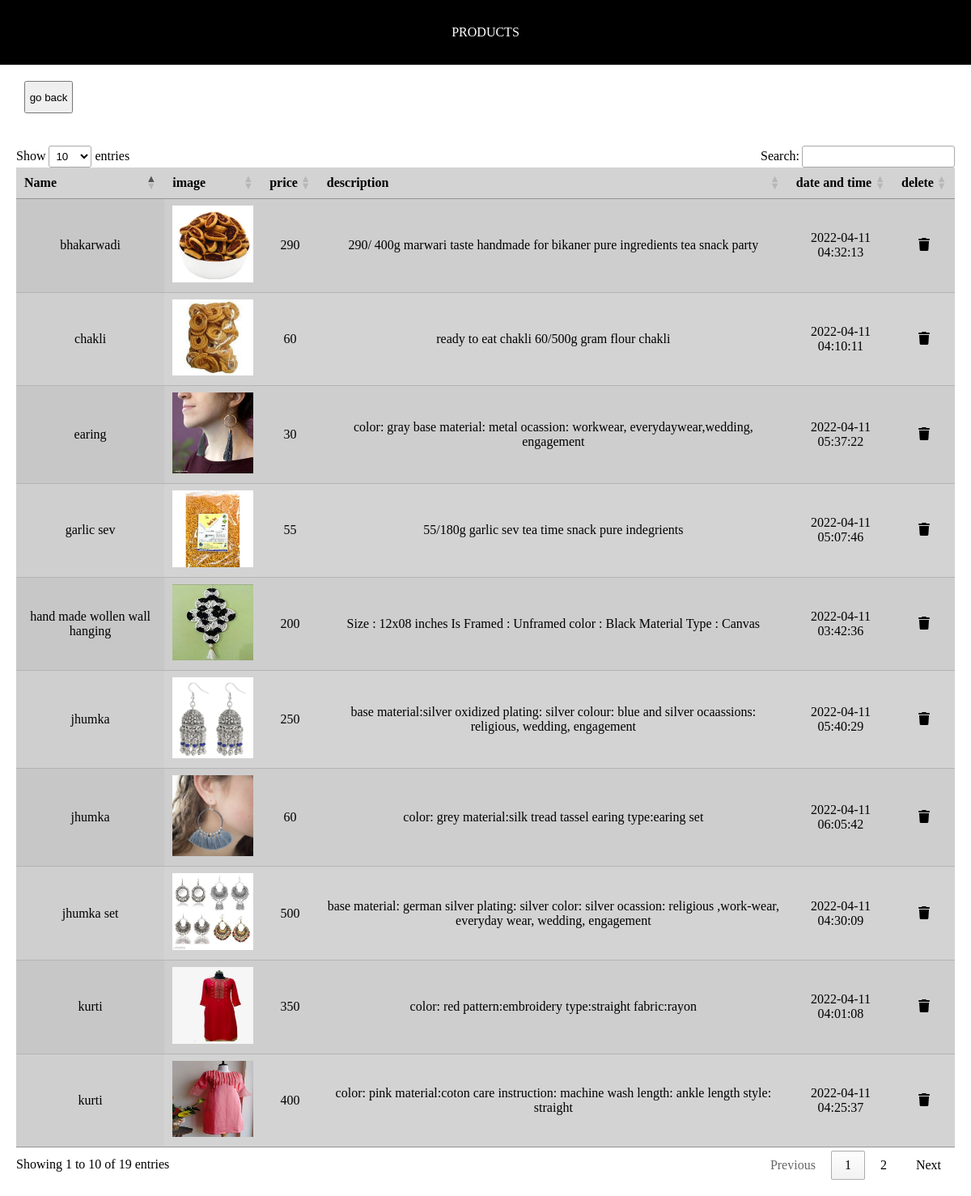
Screenshot of /admin_area/viewproduct.php with the database file from the repository.
### tables this page shows
CREATE TABLE `products` (
  `product_ID` int(10) NOT NULL,
  `cat_ID` int(10) NOT NULL,
  `date` timestamp NOT NULL DEFAULT current_timestamp() ON UPDATE current_timestamp(),
  `product_title` text NOT NULL,
  `product_img1` text NOT NULL,
  `product_price` int(10) NOT NULL,
  `product_desc` text NOT NULL,
  `product_status` text NOT NULL,
  `keyword` text NOT NULL
);

### admin_area/viewproduct.php (the view, shortened to what this page needs)
<?php
include('includes/db.php');
?>
<!DOCTYPE html>
<html lang="en">
<head>
    <link rel="stylesheet" href="https://cdn.datatables.net/1.11.5/css/jquery.dataTables.min.css">
    <link rel="stylesheet" href="https://cdnjs.cloudflare.com/ajax/libs/font-awesome/6.0.0-beta2/css/all.min.css">
</head>
<body>
<div class="title">
  <p>
  PRODUCTS
  </p>
</div>
<div class="title-home">
 <button><a href="dashboard.php">go back</a></button>
</div>
<div class="conatiner">
<table id="example" class="display" style="width:100%">
        <thead>
            <tr>
                <th>Name</th>
                <th>image</th>
                <th>price</th>
                <th>description</th>
                <th>date and time</th>
                <th>delete</th>
            </tr>
        </thead>
        <tbody>
        <?php
$product_details="SELECT * from products  ";
$run_product_details=mysqli_query($conn,$product_details);
while($fetch_product=mysqli_fetch_array($run_product_details)){
$product_id=$fetch_product['product_ID'];
$product_name=$fetch_product['product_title'];
$product_img1=$fetch_product['product_img1'];
$product_desc=$fetch_product['product_desc'];
$product_date=$fetch_product['date'];
$product_price=$fetch_product['product_price'];
?>
            <tr align=center>
                <td><?php echo  $product_name ; ?></td>
                <td><img src="../admin_area/product_images/<?php echo  $product_img1 ; ?>" alt="<?php echo  $product_name ; ?>" width=100></td>
                <td><?php echo  $product_price ; ?></td>
                <td style="width:50%;"><?php echo  $product_desc ; ?></td>
                <td><?php echo  $product_date ; ?></td>
                <td><a href="viewproduct.php?pro_id=<?php echo $product_id ; ?>" style="color:black;"><i class="fa-solid fa-trash"></i></a></td>
            </tr>
 <?php
}
?>
        </tbody>
    </table>
    </div>
    </body>
</html>

### admin_area/viewproduct.php (style rules this page uses)
* { box-sizing:border-box; margin:0; padding:0; }
.conatiner { margin:20px; }
.display { background-color:lightgrey; width: 100vw; }
.title { width: 100%; height:5rem; color:white; background-color:black; display:flex; justify-content:center; align-items:center; }
.title-home { width: 100%; height:5rem; color:white; margin-left:30px; display:flex; justify-content:flex-start; align-items:center; }
.title-home button { height:50%; width: 5%; }
.title-home a { text-decoration:none; color:black; }

### rows the page displays
products: product_title "hand made wollen wall hanging", product_img1 (picture), product_price "200", product_desc "Size : 12x08 inches Is Framed : Unframed color : Black Material Type : Canvas", date "2022-04-11 03:42:36"
products: product_title "kurti", product_img1+product_title (picture), product_price "350", product_desc "color: red pattern:embroidery type:straight fabric:rayon", date "2022-04-11 04:01:08"
products: product_title "chakli", product_img1 (picture), product_price "60", product_desc "ready to eat chakli 60/500g gram flour chakli", date "2022-04-11 04:10:11"
products: product_title "kurti", product_img1 (picture), product_price "400", product_desc "color: pink material:coton care instruction: machine wash length: ankle length style: straight", date "2022-04-11 04:25:37"
products: product_title "jhumka set", product_img1 (picture), product_price "500", product_desc "base material: german silver plating: silver color: silver ocassion: religious ,work-wear, everyday wear, wedding, engagement", date "2022-04-11 04:30:09"
products: product_title "bhakarwadi", product_img1 (picture), product_price "290", product_desc "290/ 400g marwari taste handmade for bikaner pure ingredients tea snack party", date "2022-04-11 04:32:13"
products: product_title "garlic sev", product_img1 (picture), product_price "55", product_desc "55/180g garlic sev tea time snack pure indegrients", date "2022-04-11 05:07:46"
products: product_title "earing", product_img1 (picture), product_price "30", product_desc "color: gray base material: metal ocassion: workwear, everydaywear,wedding, engagement", date "2022-04-11 05:37:22"
products: product_title "jhumka", product_img1 (picture), product_price "250", product_desc "base material:silver oxidized plating: silver colour: blue and silver ocaassions: religious, wedding, engagement", date "2022-04-11 05:40:29"
products: product_title "jhumka", product_img1 (picture), product_price "60", product_desc "color: grey material:silk tread tassel earing type:earing set", date "2022-04-11 06:05:42"
